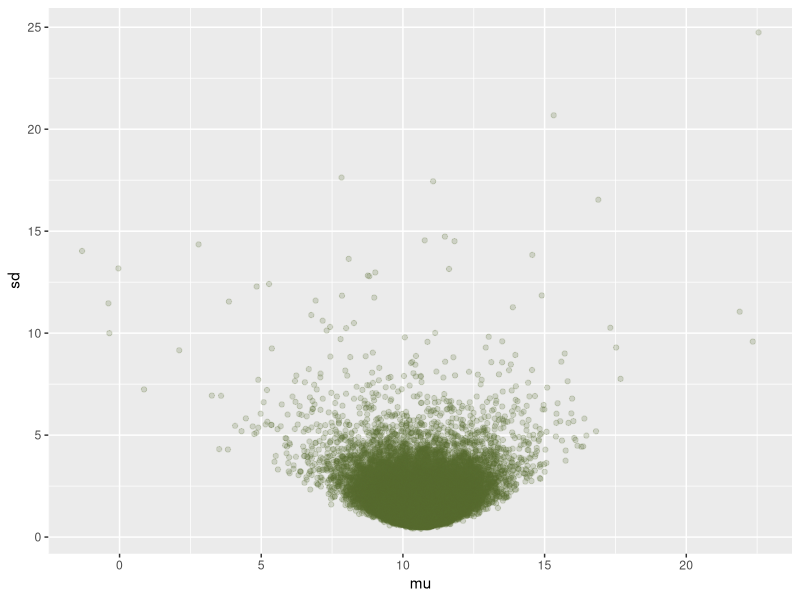
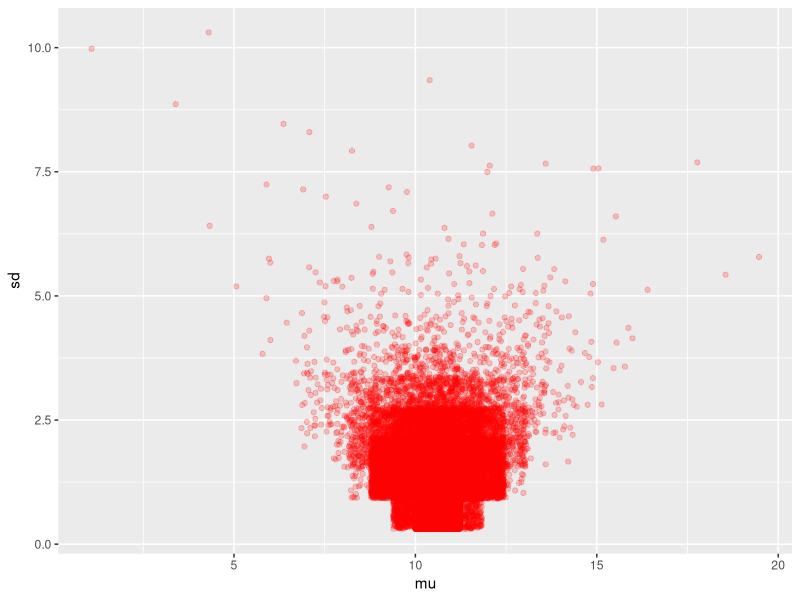
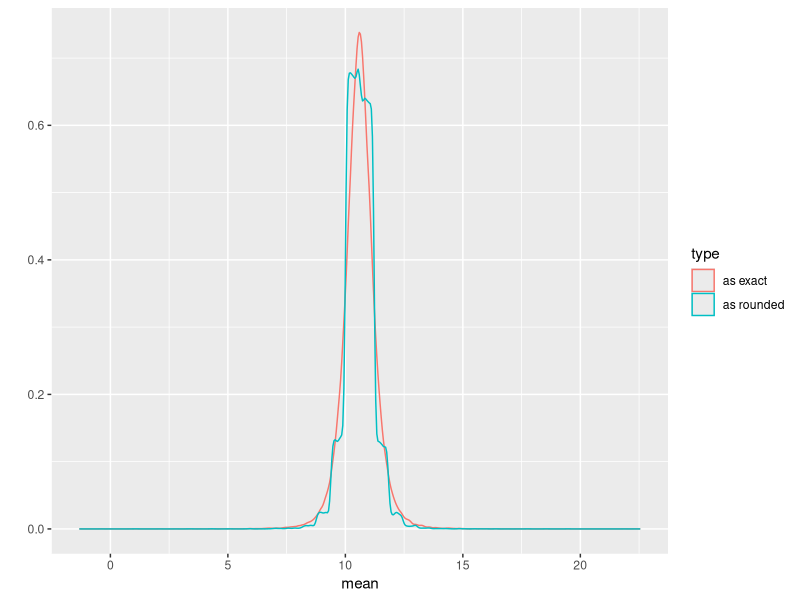
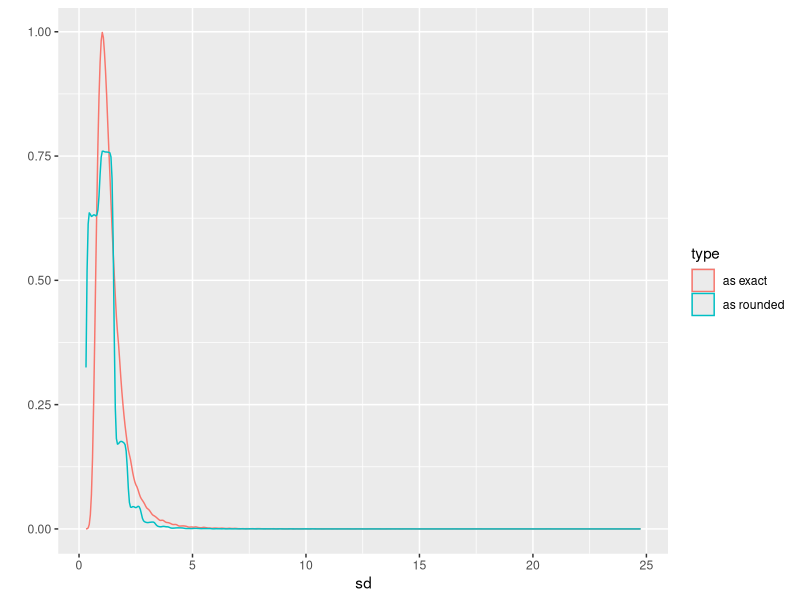

These figures' R source, in order:

command.arguments <- commandArgs(trailingOnly = TRUE);
output.directory  <- command.arguments[1];

####################################################################################################
setwd(output.directory);
library(LearnBayes);
library(ggplot2);
library(scales);

### 4.8.4(a) #######################################################################################
y.obs <- c(10, 11, 12, 11, 9);

n     <- length(y.obs);
y.bar <- mean(y.obs);
S     <- sum((y.obs - y.bar)^2);

sample.size   <- 1e+5;
sigma2.sample <- S / rchisq(n = sample.size, df = n - 1);
mu.sample     <- rnorm(n = sample.size, mean = y.bar, sd = sqrt(sigma2.sample)/sqrt(n));

png("Fig1_as-exact_mean-sd-postetrior-sample.png");
DF.temp <- data.frame(mu = mu.sample, sd = sqrt(sigma2.sample));
my.ggplot <- ggplot(data = NULL);
my.ggplot <- my.ggplot + geom_point(data = DF.temp, aes(x = mu, y = sd), colour = alpha("darkolivegreen",0.2));
my.ggplot;
dev.off();

### 4.8.4(b) #######################################################################################
#
#     g(\mu, \sigma^{2} | rounded data \{y_{i}\})  
#  =~ g(\mu, \sigma^{2}) * f(rounded data \{y_{i}\} | \mu, \sigma^{2})
#  =  \dfrac{1}{\sigma^{2}} * \prod_{i=1}^{n} P(y_{i} - 1/2 < Y < y_{i} + 1/2 | Y ~ N(\mu,sigma^{2}))
#

### 4.8.4(c) #######################################################################################
count <- 0;
log.posterior.rounded <- function(theta = NULL, observed.data = NULL) {
	mu    <- theta[1];
	sigma <- theta[2];
	y     <- observed.data;

	prior      <- 1 / (sigma^2);
	likelihood <- prod(pnorm(q=y+1/2,mean=mu,sd=sigma)-pnorm(q=y-1/2,mean=mu,sd=sigma));
	posterior  <- prior * likelihood;

	#print("##########");
	#count <- 1 + count;
	#print("count");
	#print( count );
	#print("mu");
	#print( mu );
	#print("sigma");
	#print( sigma );
	#print("observed.data");
	#print( observed.data );
	#print("posterior")
	#print( posterior )
	#print("log(posterior)")
	#print( log(posterior) )

	return(log(posterior));
	}

mu.sd.correct.posterior.sample <- simcontour(
	logf   = log.posterior.rounded,
	limits = c(-5,25,0.001,30), ## Note: A zero lower for sigma causes an error in simcontour.
	data   = y.obs,
	m      = sample.size
	);
str(mu.sd.correct.posterior.sample);

png("Fig2_as-rounded_mean-sd-postetrior-sample.png");
DF.temp <- data.frame(
	mu = mu.sd.correct.posterior.sample[['x']],
	sd = mu.sd.correct.posterior.sample[['y']]
	);
my.ggplot <- ggplot(data = NULL);
my.ggplot <- my.ggplot + geom_point(data = DF.temp, aes(x = mu, y = sd), colour = alpha("red",0.2));
my.ggplot;
dev.off();

### 4.8.4(d) #######################################################################################
png("Fig3_mean.png");
DF.as.exact <- data.frame(
	mean = mu.sample,
	type = factor(x=rep('as exact',length(mu.sample)),levels=c('as exact','as rounded'))
	);
DF.as.rounded <- data.frame(
	mean = mu.sd.correct.posterior.sample[['x']],
	type = factor(
		x      = rep('as rounded',length(mu.sd.correct.posterior.sample[['x']])),
		levels = c('as exact','as rounded')
		)
	);
DF.temp <- rbind(DF.as.exact,DF.as.rounded);
qplot(data = DF.temp, x = mean, colour = type, geom = "density");
dev.off();

png("Fig4_sd.png");
DF.as.exact <- data.frame(
	sd   = sqrt(sigma2.sample),
	type = factor(x=rep('as exact',length(mu.sample)),levels=c('as exact','as rounded'))
	);
DF.as.rounded <- data.frame(
	sd   = mu.sd.correct.posterior.sample[['y']],
	type = factor(
		x      = rep('as rounded',length(mu.sd.correct.posterior.sample[['y']])),
		levels = c('as exact','as rounded')
		)
	);
DF.temp <- rbind(DF.as.exact,DF.as.rounded);
qplot(data = DF.temp, x = sd, colour = type, geom = "density");
dev.off();
